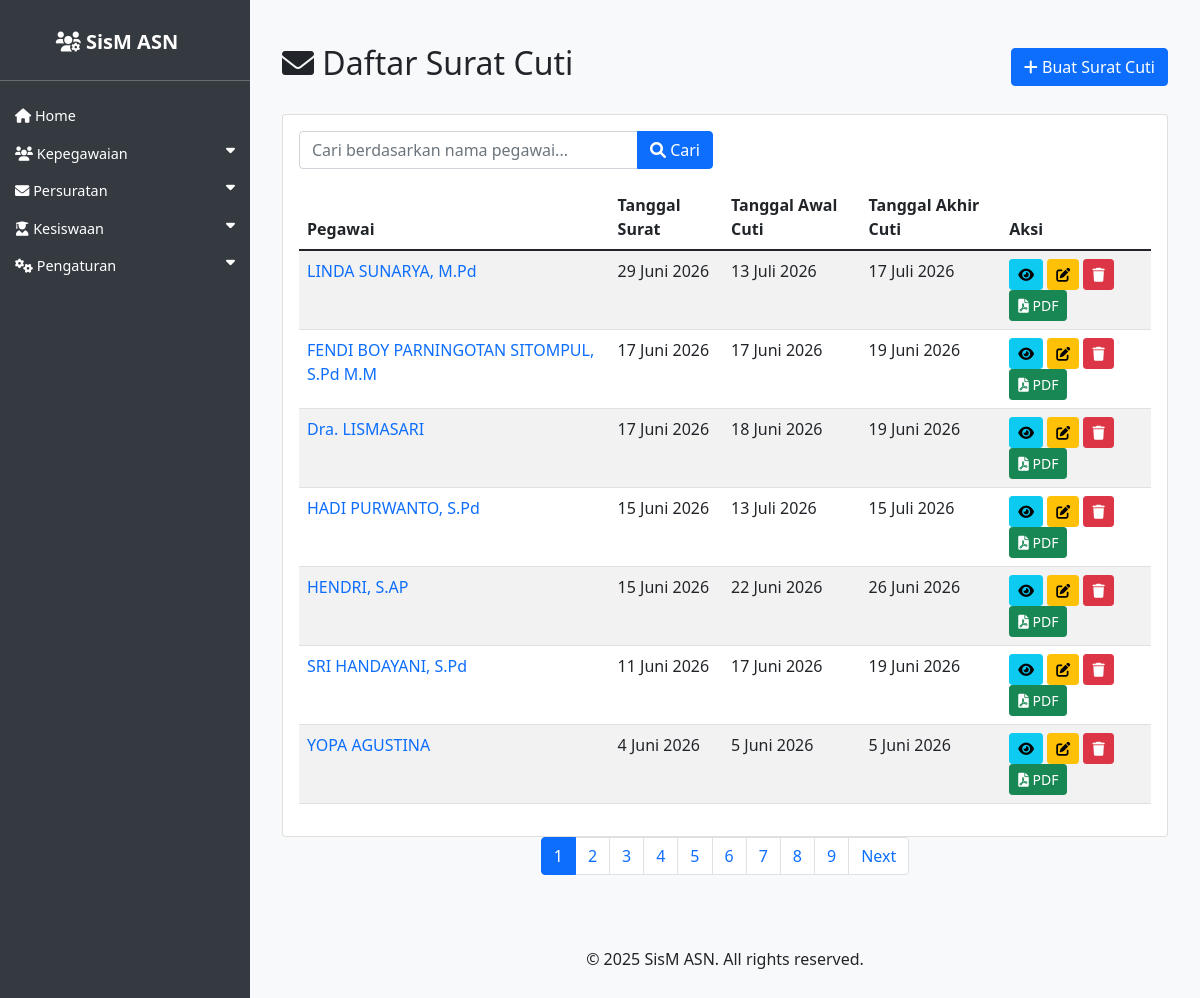
/asn/surat_cuti/, run on an earlier commit of the app's database.
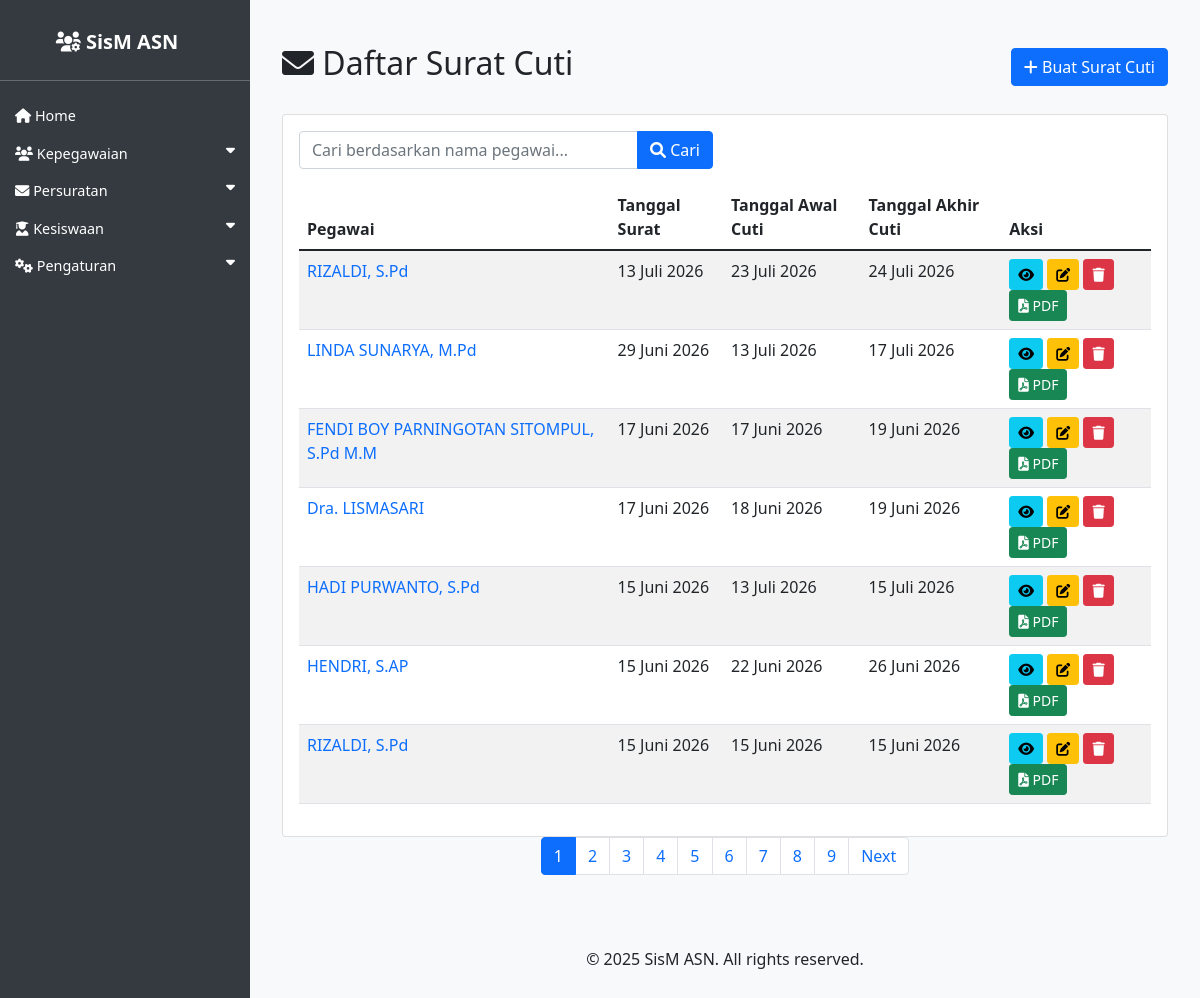
And on a later commit of the database.
### asn_app/models.py (models this page shows, shortened)
class SuratCuti(models.Model):
    JENIS_CUTI_CHOICES = [
        ('Cuti Tahunan', 'Cuti Tahunan'),
        ('Cuti Sakit', 'Cuti Sakit'),
        ('Cuti Alasan Penting', 'Cuti Alasan Penting'),
        ('Cuti Diluar Tanggungan Negara', 'Cuti Diluar Tanggungan Negara'),
        ('Cuti Melahirkan', 'Cuti Melahirkan'),
        ('Cuti Besar', 'Cuti Besar'),
    ]
    tempat_ditetapkan = models.CharField(max_length=100, verbose_name='Tempat Ditetapkan')
    tanggal_surat = models.DateField(verbose_name='Tanggal Surat')
    nomor_surat = models.CharField(max_length=100, blank=True, null=True, verbose_name='Nomor Surat')
    sifat_surat = models.CharField(max_length=100, blank=True, null=True, verbose_name='Sifat Surat')
    lampiran_surat = models.CharField(max_length=100, blank=True, null=True, verbose_name='Lampiran Surat')
    perihal_surat = models.CharField(max_length=255, blank=True, null=True, verbose_name='Perihal Surat')
    tujuan_surat = models.CharField(max_length=200, verbose_name='Tujuan Surat')
    jenis_cuti = models.CharField(max_length=50, choices=JENIS_CUTI_CHOICES, default='Cuti Tahunan', verbose_name='Jenis Cuti')
    pegawai = models.ForeignKey(ASN, on_delete=models.CASCADE, related_name='surat_cuti_pegawai', verbose_name='Pegawai')
    tanggal_awal = models.DateField(verbose_name='Tanggal Awal Cuti')
    tanggal_akhir = models.DateField(verbose_name='Tanggal Akhir Cuti')
    alasan_cuti = models.TextField(blank=True, null=True, verbose_name='Alasan Cuti')
    penandatangan = models.ForeignKey(ASN, on_delete=models.SET_NULL, null=True, blank=True, related_name='surat_cuti_penandatangan', verbose_name='Penandatangan')
    kop_surat = models.ForeignKey(KopSurat, on_delete=models.SET_NULL, null=True, blank=True, verbose_name='Kop Surat')
    created_at = models.DateTimeField(auto_now_add=True)
    updated_at = models.DateTimeField(auto_now=True)
    class Meta:
        verbose_name_plural = "Surat Cuti"
        ordering = ['-tanggal_surat']

class ASN(models.Model):
    JENIS_KELAMIN_CHOICES = [
        ('L', 'Laki-laki'),
        ('P', 'Perempuan'),
    ]
    AGAMA_CHOICES = [
        ('ISLAM', 'Islam'),
        ('KRISTEN', 'Kristen'),
        ('KATOLIK', 'Katolik'),
        ('HINDU', 'Hindu'),
        ('BUDDHA', 'Buddha'),
        ('KONGHUCU', 'Konghucu'),
    ]
    nip = models.CharField(max_length=18, unique=True, null=True, blank=True)
    nama = models.CharField(max_length=100)
    tempat_lahir = models.CharField(max_length=50)
    tanggal_lahir = models.DateField()
    jenis_kelamin = models.CharField(max_length=1, choices=JENIS_KELAMIN_CHOICES)
    agama = models.CharField(max_length=10, choices=AGAMA_CHOICES)
    alamat = models.TextField()
    email = models.EmailField()
    telepon = models.CharField(max_length=15)
    jabatan = models.CharField(max_length=100)
    pangkat = models.CharField(max_length=50, null=True, blank=True)
    golongan = models.CharField(max_length=5, null=True, blank=True)
    nama_istri_suami = models.CharField(max_length=100, blank=True, null=True, verbose_name='Nama Istri/Suami')
    unit_kerja = models.CharField(max_length=100)
    foto = models.ImageField(upload_to='asn_fotos/', blank=True, null=True)
    created_at = models.DateTimeField(auto_now_add=True)
    updated_at = models.DateTimeField(auto_now=True)

### asn_app/views.py (the view)
# urls.py: path('surat_cuti/', views.SuratCutiListView.as_view(), name='surat_cuti_list'),
class SuratCutiListView(ListView):
    model = SuratCuti
    template_name = 'asn_app/surat_cuti_list.html'
    context_object_name = 'surat_cuti_list'
    paginate_by = 7
    def get_queryset(self):
        queryset = super().get_queryset()
        search_query = self.request.GET.get('nama', '')
        if search_query:
            queryset = queryset.filter(pegawai__nama__icontains=search_query)
        return queryset

### asn_app/templates/asn_app/surat_cuti_list.html (shortened to what the changed rows need)
{% extends 'asn_app/base.html' %}
{% load indonesian_date_tags %}
{% block content %}
<div class="container mt-4">
    <div class="d-flex justify-content-between align-items-center mb-4">
        <h2><i class="fas fa-envelope"></i> Daftar Surat Cuti</h2>
    </div>
    <div class="card">
        <div class="card-body">
            <div class="table-responsive">
                <table class="table table-striped">
                    <thead>
                        <tr>
                            <th>Pegawai</th>
                            <th>Tanggal Surat</th>
                            <th>Tanggal Awal Cuti</th>
                            <th>Tanggal Akhir Cuti</th>
                            <th>Aksi</th>
                        </tr>
                    </thead>
                    <tbody>
                        {% for surat_cuti in surat_cuti_list %}
                        <tr>
                            <td>
                                <a href="{% url 'laporan_cuti_pdf' surat_cuti.pegawai.pk %}" target="_blank" class="text-decoration-none">
                                    {{ surat_cuti.pegawai.nama }}
                                </a>
                            </td>
                            <td>{{ surat_cuti.tanggal_surat|indonesian_date:"%d %B %Y" }}</td>
                            <td>{{ surat_cuti.tanggal_awal|indonesian_date:"%d %B %Y" }}</td>
                            <td>{{ surat_cuti.tanggal_akhir|indonesian_date:"%d %B %Y" }}</td>
                            <td>
                                <a href="{% url 'surat_cuti_detail' surat_cuti.pk %}" class="btn btn-sm btn-info">
                                    <i class="fas fa-eye"></i>
                                </a>
                                <a href="{% url 'surat_cuti_update' surat_cuti.pk %}" class="btn btn-sm btn-warning">
                                    <i class="fas fa-edit"></i>
                                </a>
                                <a href="{% url 'surat_cuti_delete' surat_cuti.pk %}" class="btn btn-sm btn-danger">
                                    <i class="fas fa-trash"></i>
                                </a>
                                <a href="{% url 'surat_cuti_export_pdf' surat_cuti.pk %}" class="btn btn-sm btn-success" target="_blank">
                                    <i class="fas fa-file-pdf"></i> PDF
                                </a>
                            </td>
                        </tr>
                        {% endfor %}
                    </tbody>
                </table>
            </div>
        </div>
    </div>
    {% if is_paginated %}
    <nav aria-label="Page navigation">
        <ul class="pagination justify-content-center">
            {% for num in page_obj.paginator.page_range %}
                <li class="page-item {% if page_obj.number == num %}active{% endif %}">
                    <a class="page-link" href="?page={{ num }}{% if request.GET.nama %}&nama={{ request.GET.nama }}{% endif %}">{{ num }}</a>
                </li>
            {% endfor %}
        </ul>
    </nav>
    {% endif %}
</div>
{% endblock %}

What changed in the data, as far as the page shows it:
no longer on this page (row unchanged): SuratCuti: pegawai.nama "SRI HANDAYANI, S.Pd", tanggal_surat|indonesian_date "11 Juni 2026", tanggal_awal|indonesian_date "17 Juni 2026", tanggal_akhir|indonesian_date "19 Juni 2026"
no longer on this page (row unchanged): SuratCuti: pegawai.nama "YOPA AGUSTINA", tanggal_surat|indonesian_date "4 Juni 2026", tanggal_awal|indonesian_date "5 Juni 2026", tanggal_akhir|indonesian_date "5 Juni 2026"
added SuratCuti: pegawai.nama "RIZALDI, S.Pd", tanggal_surat|indonesian_date "13 Juli 2026", tanggal_awal|indonesian_date "23 Juli 2026", tanggal_akhir|indonesian_date "24 Juli 2026"
added SuratCuti: pegawai.nama "RIZALDI, S.Pd", tanggal_surat|indonesian_date "15 Juni 2026", tanggal_awal|indonesian_date "15 Juni 2026", tanggal_akhir|indonesian_date "15 Juni 2026"
